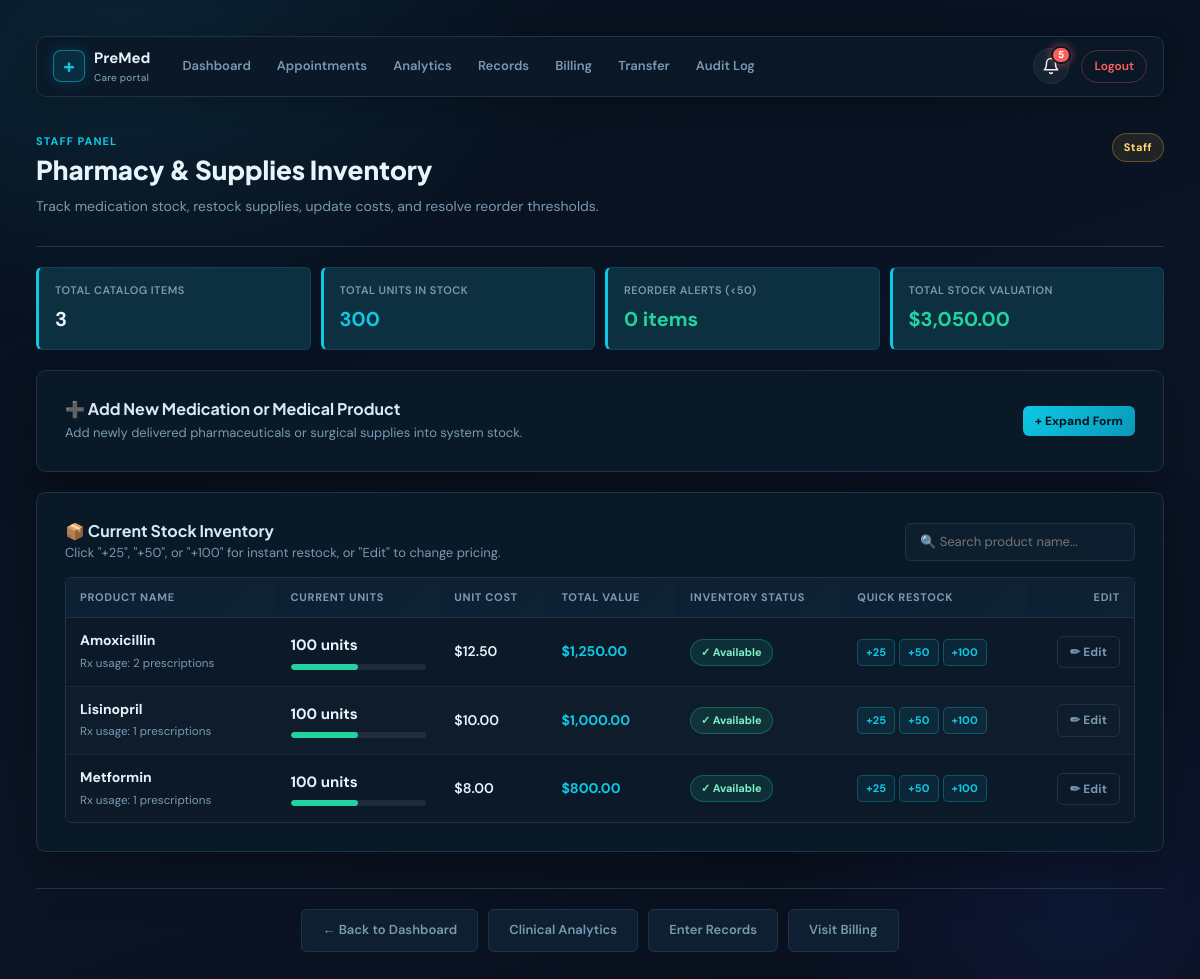
/frontend/inventory.php (signed in), run on the app's committed database.
### tables this page shows
CREATE TABLE MEDICATION (
    MedicationID INT UNSIGNED AUTO_INCREMENT PRIMARY KEY,
    MedicationName VARCHAR(120) NOT NULL UNIQUE,
    StockQuantity INT NOT NULL DEFAULT 0,
    UnitCost DECIMAL(10,2) NOT NULL DEFAULT 0,
    InventoryStatus ENUM('Available', 'Reorder Needed') NOT NULL DEFAULT 'Available'
);

### frontend/inventory.php (the view, shortened to what this page needs)
<?php
require_once dirname(__DIR__) . '/backend/db.php';
$statsStmt = $pdo->query("
    SELECT
        COUNT(*) AS TotalItems,
        COALESCE(SUM(StockQuantity), 0) AS TotalUnits,
        COALESCE(SUM(StockQuantity * UnitCost), 0) AS TotalValue,
        COUNT(CASE WHEN InventoryStatus = 'Reorder Needed' OR StockQuantity < 50 THEN 1 END) AS LowStockCount,
        COUNT(CASE WHEN InventoryStatus = 'Available' AND StockQuantity >= 50 THEN 1 END) AS HealthyStockCount
    FROM MEDICATION
");
$stats = $statsStmt->fetch() ?: ['TotalItems' => 0, 'TotalUnits' => 0, 'TotalValue' => 0, 'LowStockCount' => 0, 'HealthyStockCount' => 0];
$itemsStmt = $pdo->query("
    SELECT MedicationID, MedicationName, StockQuantity, UnitCost, InventoryStatus,
           (StockQuantity * UnitCost) AS ItemTotalValue,
           (SELECT COUNT(*) FROM PRESCRIPTION_ITEM WHERE MedicationID = MEDICATION.MedicationID) AS PrescriptionUsageCount
    FROM MEDICATION
    ORDER BY (CASE WHEN StockQuantity < 50 THEN 0 ELSE 1 END), StockQuantity ASC, MedicationName ASC
");
$items = $itemsStmt->fetchAll();
?>
<!DOCTYPE html>
<html lang="en">
<head>
    <link rel="stylesheet" href="../resources/css/style.css?v=<?= filemtime(dirname(__DIR__) . '/resources/css/style.css') ?>">
</head>
<body>
<?php include __DIR__ . '/includes/nav.php'; ?>
<div class="inv-container">
    <div class="page-header">
        <div class="page-header-left">
            <p class="eyebrow">Staff Panel</p>
            <h2>Pharmacy &amp; Supplies Inventory</h2>
            <p class="page-subtitle">Track medication stock, restock supplies, update costs, and resolve reorder thresholds.</p>
        </div>
        <span class="role-pill role-staff">Staff</span>
    </div>
    <div class="metric-row cols-4" style="margin:20px 0;">
        <div>
            <span>Total Catalog Items</span>
            <strong><?= (int)$stats['TotalItems'] ?></strong>
        </div>
        <div>
            <span>Total Units In Stock</span>
            <strong style="color:var(--teal)"><?= number_format((int)$stats['TotalUnits']) ?></strong>
        </div>
        <div>
            <span>Reorder Alerts (&lt;50)</span>
            <strong style="color:<?= $stats['LowStockCount'] > 0 ? 'var(--coral)' : 'var(--green)' ?>">
                <?= (int)$stats['LowStockCount'] ?> item<?= $stats['LowStockCount'] != 1 ? 's' : '' ?>
            </strong>
        </div>
        <div>
            <span>Total Stock Valuation</span>
            <strong style="color:var(--green)">$<?= number_format((float)$stats['TotalValue'], 2) ?></strong>
        </div>
    </div>
    <div class="inv-card" style="margin-bottom:20px;">
        <div style="display:flex;justify-content:space-between;align-items:center;cursor:pointer;" onclick="toggleAddForm()" id="addFormToggle">
            <div>
                <h3 style="margin:0;display:flex;align-items:center;gap:8px;">
                    <span>➕ Add New Medication or Medical Product</span>
                </h3>
                <p style="margin:4px 0 0;font-size:13px;color:var(--muted);">Add newly delivered pharmaceuticals or surgical supplies into system stock.</p>
            </div>
            <button type="button" class="btn btn-sm btn-auto" id="toggleAddBtn" style="margin:0;">+ Expand Form</button>
        </div>
    </div>
    <div class="inv-card">
        <div style="display:flex;justify-content:space-between;align-items:center;flex-wrap:wrap;gap:14px;margin-bottom:14px;">
            <div>
                <h3 style="margin:0;">📦 Current Stock Inventory</h3>
                <p style="margin:2px 0 0;font-size:13px;color:var(--muted);">Click "+25", "+50", or "+100" for instant restock, or "Edit" to change pricing.</p>
            </div>
            <div style="display:flex;gap:10px;align-items:center;">
                <input type="text" id="invSearch" placeholder="🔍 Search product name..." onkeyup="filterInventory()" style="margin:0;padding:8px 14px;min-width:230px;font-size:13px;">
            </div>
        </div>
        <?php if ($items): ?>
        <div class="table-wrap" style="margin:0;max-height:560px;overflow-y:auto;">
            <table id="invTable">
                <thead>
                    <tr>
                        <th style="min-width:180px;">Product Name</th>
                        <th style="min-width:140px;">Current Units</th>
                        <th style="min-width:90px;">Unit Cost</th>
                        <th style="min-width:110px;">Total Value</th>
                        <th style="min-width:130px;">Inventory Status</th>
                        <th style="min-width:150px;">Quick Restock</th>
                        <th style="min-width:80px;text-align:right;">Edit</th>
                    </tr>
                </thead>
                <tbody>
                <?php foreach ($items as $item):
                    $qty = (int)$item['StockQuantity'];
                    $isLow = ($qty < 50);
                    $barPercent = min(100, max(5, round(($qty / 200) * 100)));
                    $barClass = ($qty >= 100) ? 'stock-good' : (($qty >= 50) ? 'stock-warn' : 'stock-alert');
                ?>
                <tr class="inv-row" data-name="<?= strtolower(htmlspecialchars($item['MedicationName'])) ?>">
                    <td>
                        <strong><?= htmlspecialchars($item['MedicationName']) ?></strong><br>
                        <small style="color:var(--muted);">Rx usage: <?= (int)$item['PrescriptionUsageCount'] ?> prescriptions</small>
                    </td>
                    <td>
                        <div style="display:flex;align-items:baseline;justify-content:space-between;">
                            <strong style="font-size:15px;color:<?= $isLow ? 'var(--coral)' : 'var(--text)' ?>"><?= number_format($qty) ?> units</strong>
                        </div>
                        <div class="stock-bar-wrap">
                            <div class="stock-bar <?= $barClass ?>" style="width:<?= $barPercent ?>%;"></div>
                        </div>
                    </td>
                    <td style="font-weight:600;">$<?= number_format((float)$item['UnitCost'], 2) ?></td>
                    <td style="color:var(--teal);font-weight:700;">$<?= number_format((float)$item['ItemTotalValue'], 2) ?></td>
                    <td>
                        <?php if ($isLow): ?>
                            <span class="severity-badge severity-high" style="font-size:11px;">⚠ Reorder Needed</span>
                        <?php else: ?>
                            <span class="severity-badge severity-low" style="font-size:11px;">✓ Available</span>
                        <?php endif; ?>
                    </td>
                    <td>
                        <div class="quick-btn-group">
                            <form method="POST" style="margin:0;display:inline;">
                                <button type="submit" class="btn-qty" title="Add 25 units">+25</button>
                            </form>
                            <form method="POST" style="margin:0;display:inline;">
                                <button type="submit" class="btn-qty" title="Add 50 units">+50</button>
                            </form>
                            <form method="POST" style="margin:0;display:inline;">
                                <button type="submit" class="btn-qty" title="Add 100 units">+100</button>
                            </form>
                        </div>
                    </td>
                    <td style="text-align:right;">
                        <button type="button" class="btn btn-sm btn-auto btn-ghost" onclick="openEditModal(
                            <?= (int)$item['MedicationID'] ?>,
                            <?= json_encode($item['MedicationName']) ?>,
                            <?= (int)$item['StockQuantity'] ?>,
                            <?= (float)$item['UnitCost'] ?>
                        )">✏ Edit</button>
                    </td>
                </tr>
                <?php endforeach; ?>
                </tbody>
            </table>
        </div>
        <?php endif; ?>
    </div>
</div>
<?php include __DIR__ . '/includes/footer_nav.php'; ?>
</body>
</html>

### frontend/inventory.php (style rules this page uses)
.inv-container { max-width: 1240px; margin: clamp(10px, 4vw, 36px) auto; }
.inv-card { background: rgba(11,25,41,.97); border: 1px solid var(--line); border-radius: var(--radius); padding: clamp(18px, 2.5vw, 28px); margin-bottom: 24px; box-shadow: var(--shadow); }
.stock-bar-wrap { width: 100%; height: 6px; background: rgba(255,255,255,.08); border-radius: 999px; margin-top: 6px; overflow: hidden; }
.stock-bar { height: 100%; border-radius: 999px; transition: width .3s ease; }
.stock-good { background: var(--green); }
.quick-btn-group { display: inline-flex; gap: 4px; align-items: center; }
.btn-qty { width: auto; margin: 0; padding: 4px 8px; font-size: 11px; font-weight: 700; border-radius: 5px; border: 1px solid rgba(15,200,228,.28); background: rgba(15,200,228,.08); color: var(--teal); cursor: pointer; transition: all .15s; }

### data on the page
medication: MedicationName "Amoxicillin", PrescriptionUsageCount "2", StockQuantity "100", UnitCost "12.50", ItemTotalValue "1,250.00", shows "✓ Available"
medication: MedicationName "Lisinopril", PrescriptionUsageCount "1", StockQuantity "100", UnitCost "10.00", ItemTotalValue "1,000.00", shows "✓ Available"
medication: MedicationName "Metformin", PrescriptionUsageCount "1", StockQuantity "100", UnitCost "8.00", ItemTotalValue "800.00", shows "✓ Available"

### other printed values
$unreadCount "5"
$stats['TotalItems'] "3"
$stats['TotalUnits'] "300"
$stats['LowStockCount'] "0"
$stats['TotalValue'] "3,050.00"
